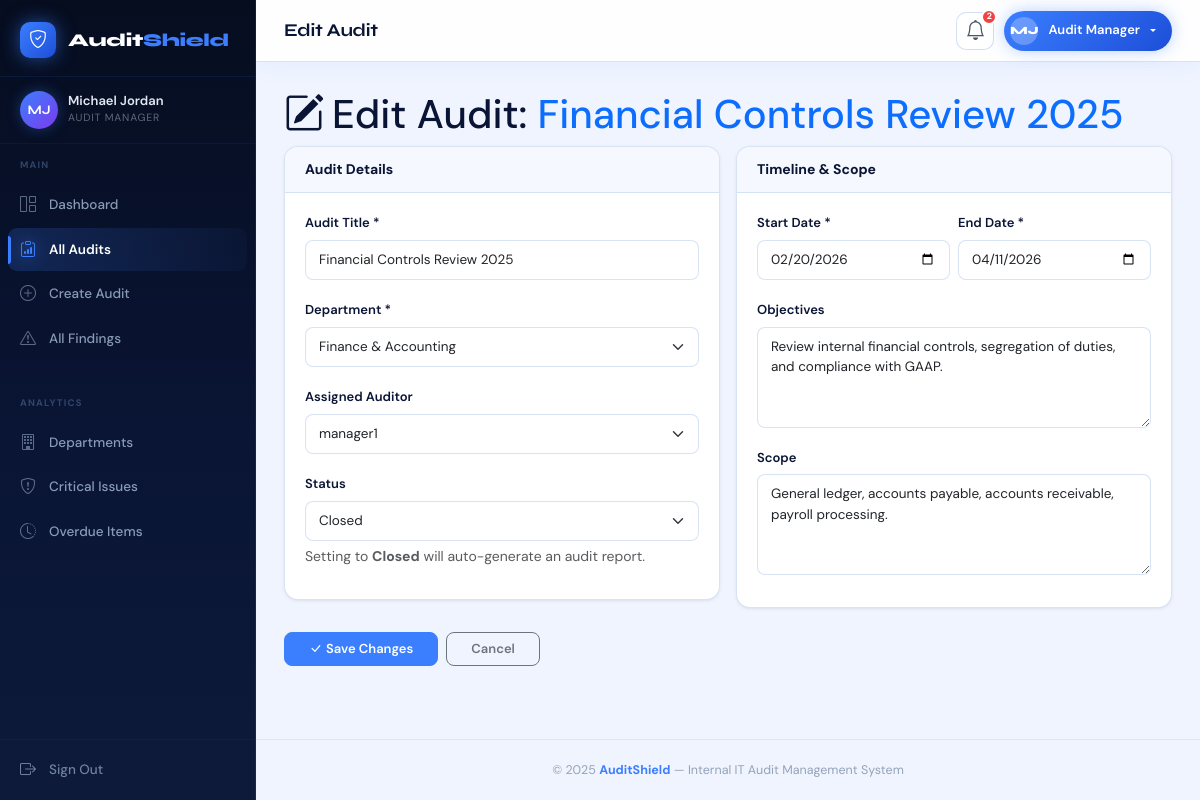
/audits/2/edit/ (signed in), run on the app's committed database.
### audits/models.py (models this page shows, shortened)
class Audit(models.Model):
    STATUS_CHOICES = [
        ('planned', 'Planned'),
        ('ongoing', 'Ongoing'),
        ('closed', 'Closed'),
    ]
    title = models.CharField(max_length=255)
    department = models.ForeignKey(Department, on_delete=models.PROTECT, related_name='audits')
    assigned_auditor = models.ForeignKey(
        User, on_delete=models.SET_NULL, null=True, blank=True, related_name='assigned_audits'
    )
    created_by = models.ForeignKey(
        User, on_delete=models.SET_NULL, null=True, blank=True, related_name='created_audits'
    )
    start_date = models.DateField()
    end_date = models.DateField()
    status = models.CharField(max_length=20, choices=STATUS_CHOICES, default='planned')
    objectives = models.TextField(blank=True)
    scope = models.TextField(blank=True)
    created_at = models.DateTimeField(auto_now_add=True)
    updated_at = models.DateTimeField(auto_now=True)
    class Meta:
        ordering = ['-created_at']

### audits/views.py (the view, shortened to what this page needs)
# urls.py: path('audits/<int:pk>/edit/', views.audit_edit,         name='audit_edit'),
@login_required
@manager_required
def audit_edit(request, pk):
    audit = get_object_or_404(Audit, pk=pk)
    form = AuditForm(request.POST or None, instance=audit)
    return render(request, 'audits/audit_edit.html', {'form': form, 'audit': audit})

### audits/forms.py
class AuditForm(forms.ModelForm):
    class Meta:
        model = Audit
        fields = ['title', 'department', 'assigned_auditor', 'start_date', 'end_date',
                  'status', 'objectives', 'scope']
        widgets = {
            'title': forms.TextInput(attrs={'class': 'form-control'}),
            'department': forms.Select(attrs={'class': 'form-select'}),
            'assigned_auditor': forms.Select(attrs={'class': 'form-select'}),
            'start_date': forms.DateInput(attrs={'class': 'form-control', 'type': 'date'}),
            'end_date': forms.DateInput(attrs={'class': 'form-control', 'type': 'date'}),
            'status': forms.Select(attrs={'class': 'form-select'}),
            'objectives': forms.Textarea(attrs={'class': 'form-control', 'rows': 4}),
            'scope': forms.Textarea(attrs={'class': 'form-control', 'rows': 4}),
        }

### audits/models.py (called while the page is built)
    def __str__(self):
        return self.name

### audits/templates/audits/audit_edit.html (shortened to what this page needs)
{% extends 'audits/base.html' %}
{% load static %}
{% block page_title %}Edit Audit{% endblock %}
{% block content %}
<div class="page-header">
  <h1><i class="bi bi-pencil-square me-2"></i>Edit Audit: <span class="text-primary">{{ audit.title|truncatechars:40 }}</span></h1>
</div>
<form method="post">
  <div class="row g-3">
    <div class="col-lg-6">
      <div class="content-card mb-3">
        <div class="content-card-header"><h5>Audit Details</h5></div>
        <div class="content-card-body">
          <div class="mb-3">
            <label class="form-label fw-semibold">Audit Title *</label>
            {{ form.title }}
          </div>
          <div class="mb-3">
            <label class="form-label fw-semibold">Department *</label>
            {{ form.department }}
          </div>
          <div class="mb-3">
            <label class="form-label fw-semibold">Assigned Auditor</label>
            {{ form.assigned_auditor }}
          </div>
          <div class="mb-3">
            <label class="form-label fw-semibold">Status</label>
            {{ form.status }}
            <div class="form-text">Setting to <strong>Closed</strong> will auto-generate an audit report.</div>
          </div>
        </div>
      </div>
    </div>
    <div class="col-lg-6">
      <div class="content-card mb-3">
        <div class="content-card-header"><h5>Timeline &amp; Scope</h5></div>
        <div class="content-card-body">
          <div class="row g-2 mb-3">
            <div class="col-6">
              <label class="form-label fw-semibold">Start Date *</label>
              {{ form.start_date }}
            </div>
            <div class="col-6">
              <label class="form-label fw-semibold">End Date *</label>
              {{ form.end_date }}
            </div>
          </div>
          <div class="mb-3">
            <label class="form-label fw-semibold">Objectives</label>
            {{ form.objectives }}
          </div>
          <div class="mb-3">
            <label class="form-label fw-semibold">Scope</label>
            {{ form.scope }}
          </div>
        </div>
      </div>
    </div>
  </div>
  <div class="d-flex gap-2 mt-2">
    <button type="submit" class="btn btn-primary px-4">
      <i class="bi bi-check-lg me-1"></i>Save Changes
    </button>
    <a href="{% url 'audit_detail' audit.pk %}" class="btn btn-outline-secondary px-4">Cancel</a>
  </div>
</form>
{% endblock %}

### audits/templates/audits/base.html (shortened to what this page needs)
{% load static %}
<!DOCTYPE html>
<html lang="en">
<head>
  <link href="https://cdn.jsdelivr.net/npm/bootstrap@5.3.2/dist/css/bootstrap.min.css" rel="stylesheet">
  <link href="https://cdn.jsdelivr.net/npm/bootstrap-icons@1.11.3/font/bootstrap-icons.min.css" rel="stylesheet">
  <link rel="stylesheet" href="{% static 'audits/css/main.css' %}">
</head>
<body class="as-body">
<aside class="as-sidebar">
  <a href="{% url 'dashboard' %}" class="as-brand">
    <div class="as-brand-icon">
      <i class="bi bi-shield-check"></i>
    </div>
    <span class="as-brand-text">Audit<span>Shield</span></span>
  </a>
  <div class="as-user-area">
    <div class="as-avatar">
      {{ request.user.first_name|slice:":1"|upper }}{{ request.user.last_name|slice:":1"|upper }}
    </div>
    <div class="as-user-info">
      <div class="as-user-name">
        {{ request.user.get_full_name|default:request.user.username }}
      </div>
      <div class="as-user-role">
        {% if is_manager %}Audit Manager
        {% elif is_auditee %}Auditee Head
        {% elif is_observer %}Admin Observer
        {% else %}User{% endif %}
      </div>
    </div>
  </div>
  <div class="as-section-label">Main</div>
  <ul class="as-nav">
    <li>
      <a href="{% url 'dashboard' %}" class="as-nav-link">
        <i class="bi bi-grid-1x2"></i> Dashboard
      </a>
    </li>
    <li>
      <a href="{% url 'audit_list' %}" class="as-nav-link">
        <i class="bi bi-clipboard-data"></i> All Audits
      </a>
    </li>
    {% if is_manager %}
    <li>
      <a href="{% url 'audit_create' %}" class="as-nav-link">
        <i class="bi bi-plus-circle"></i> Create Audit
      </a>
    </li>
    {% endif %}
    <li>
      <a href="{% url 'finding_list' %}" class="as-nav-link">
        <i class="bi bi-exclamation-triangle"></i> All Findings
      </a>
    </li>
  </ul>
  {% if is_manager or is_observer %}
  <div class="as-section-label">Analytics</div>
  <ul class="as-nav">
    <li>
      <a href="{% url 'department_analytics' %}" class="as-nav-link">
        <i class="bi bi-building"></i> Departments
      </a>
    </li>
    <li>
      <a href="{% url 'critical_issues' %}" class="as-nav-link">
        <i class="bi bi-shield-exclamation"></i> Critical Issues
      </a>
    </li>
    <li>
      <a href="{% url 'overdue_items' %}" class="as-nav-link">
        <i class="bi bi-clock-history"></i> Overdue Items
      </a>
    </li>
  </ul>
  {% endif %}
  <div class="as-spacer"></div>
  <div class="as-sidebar-footer">
    <a href="{% url 'logout' %}" class="as-signout">
      <i class="bi bi-box-arrow-right"></i>
      <span>Sign Out</span>
    </a>
  </div>
</aside>
<div class="as-main">
  <header class="as-topbar">
    <div class="as-topbar-title">
      {% block page_title %}Dashboard{% endblock %}
    </div>
    <div class="as-topbar-right">
      <a href="{% url 'overdue_items' %}"
         class="as-icon-btn"
         data-bs-toggle="tooltip" title="Overdue Items">
        <i class="bi bi-bell fs-5"></i>
        {% if overdue_count and overdue_count > 0 %}
        <span class="as-notif-badge">{{ overdue_count }}</span>
        {% endif %}
      </a>
      <div class="dropdown">
        <button class="as-user-btn dropdown-toggle"
                type="button" data-bs-toggle="dropdown"
                aria-expanded="false">
          <span class="as-user-btn-avatar">
            {{ request.user.first_name|slice:":1"|upper }}{{ request.user.last_name|slice:":1"|upper }}
          </span>
          <span class="d-none d-md-inline ms-1">
            {% if is_manager %}Audit Manager
            {% elif is_auditee %}Auditee Head
            {% elif is_observer %}Admin Observer
            {% else %}User{% endif %}
          </span>
        </button>
      </div>
    </div>
  </header>
  <div class="as-page-body">
    {% block content %}{% endblock %}
  </div>
  <footer class="as-footer">
    &copy; 2025 <strong style="color:#3b7fff;">AuditShield</strong>
    &mdash; Internal IT Audit Management System
  </footer>
</div>
</body>
</html>

### data on the page
Audit: title "Financial Controls Review 2025", department "Finance & Accounting", assigned_auditor "manager1", status "Closed", start_date "02/20/2026", end_date "04/11/2026", objectives "Review internal financial controls, segregation of duties, and compliance with GAAP.", scope "General ledger, accounts payable, accounts receivable, payroll processing."

### other printed values
{{ request.user.first_name|slice:":1"|upper }} "M"
{{ request.user.last_name|slice:":1"|upper }} "J"
{{ request.user.get_full_name|default:request.user.username }} "Michael Jordan"
{{ overdue_count }} "2"
